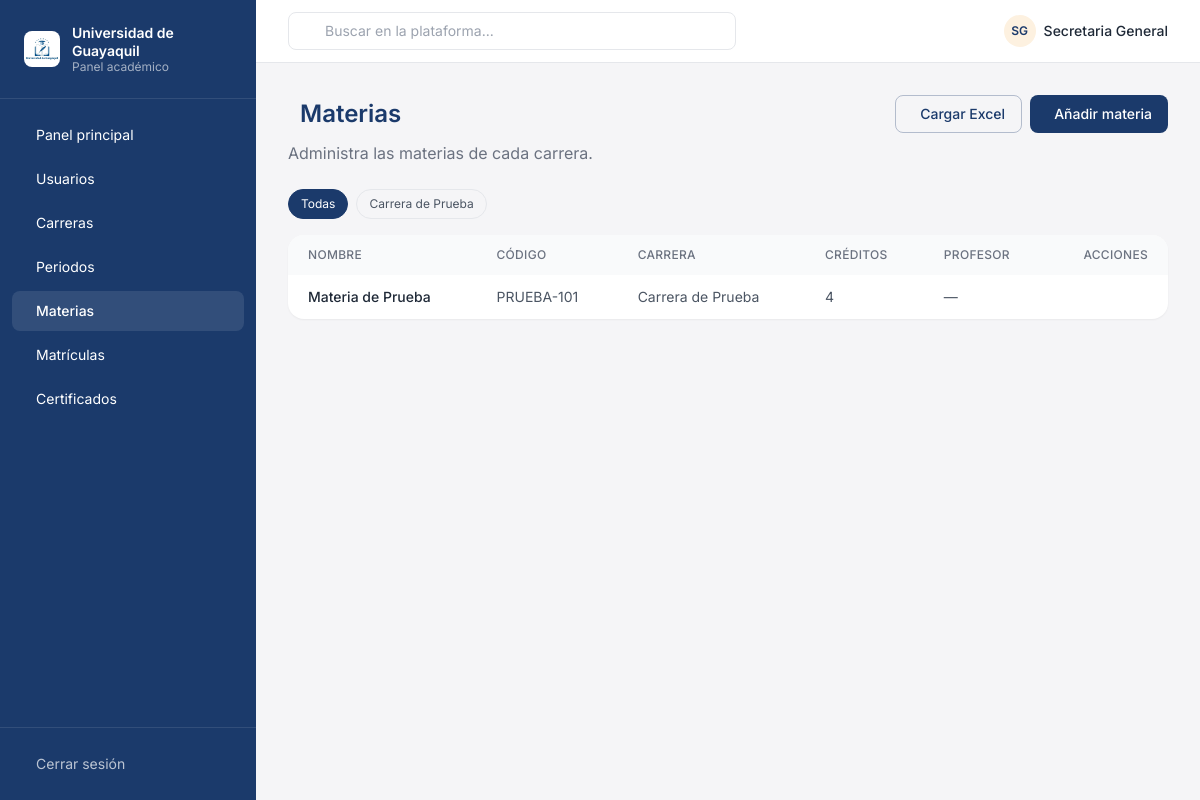
/secretaria/materias/ (signed in), run on the app's committed database.
### plataforma/models.py (models this page shows, shortened)
class Carrera(models.Model):
    nombre = models.CharField(max_length=100)
    codigo = models.CharField(max_length=20, unique=True)
    descripcion = models.TextField(blank=True)
    creditos_totales = models.IntegerField(default=120)
    class Meta:
        verbose_name_plural = "Carreras"

class Materia(models.Model):
    nombre = models.CharField(max_length=100)
    codigo = models.CharField(max_length=20, unique=True)
    carrera = models.ForeignKey(Carrera, on_delete=models.CASCADE, related_name='materias')
    creditos = models.IntegerField(default=4)
    descripcion = models.TextField(blank=True)
    profesor = models.CharField(max_length=100, blank=True)  # legado: se conserva por datos existentes
    docente = models.ForeignKey(
        'PerfilDocente',
        on_delete=models.SET_NULL,
        null=True,
        blank=True,
        related_name='materias'
    )
    class Meta:
        verbose_name_plural = "Materias"

### plataforma/views.py (the view)
        def wrapper(request, *args, **kwargs):
            if not request.user.is_authenticated:
                return redirect('login')
            try:
                perfil = PerfilUsuario.objects.get(user=request.user)
                if perfil.rol not in roles_permitidos:
                    messages.error(request, "❌ No tienes permisos para acceder a esta sección")
                    return redirect('index')
            except PerfilUsuario.DoesNotExist:
                messages.error(request, "❌ Tu perfil no está configurado")
                return redirect('index')
            return view_func(request, *args, **kwargs)

### plataforma/views.py (called while the page is built, shortened)
def rol_requerido(*roles_permitidos):
    def decorator(view_func):
        def wrapper(request, *args, **kwargs):
            if not request.user.is_authenticated:
                return redirect('login')
            try:
                perfil = PerfilUsuario.objects.get(user=request.user)
                if perfil.rol not in roles_permitidos:
                    messages.error(request, "❌ No tienes permisos para acceder a esta sección")
                    return redirect('index')
            except PerfilUsuario.DoesNotExist:
                messages.error(request, "❌ Tu perfil no está configurado")
                return redirect('index')
            return view_func(request, *args, **kwargs)
        return wrapper
    return decorator

@login_required(login_url='login')
@rol_requerido('admin')
def secretaria_materias(request):
    materias = Materia.objects.select_related('carrera').all()
    carreras = Carrera.objects.all()
    return render(request, 'plataforma/secretaria_materias.html', {
        'materias': materias,
        'carreras': carreras,
    })

### plataforma/templates/plataforma/secretaria_materias.html (shortened to what this page needs)
{% extends "plataforma/base.html" %}
{% load static %}
{% block sidebar_links %}
<a href="{% url 'panel_secretaria' %}" class="flex items-center gap-3 px-3 py-2.5 rounded-lg hover:bg-white/10 transition-colors">
   Panel principal
</a>
<a href="{% url 'secretaria_usuarios' %}" class="flex items-center gap-3 px-3 py-2.5 rounded-lg hover:bg-white/10 transition-colors">
   Usuarios
</a>
<a href="{% url 'secretaria_carreras' %}" class="flex items-center gap-3 px-3 py-2.5 rounded-lg hover:bg-white/10 transition-colors">
   Carreras
</a>
<a href="{% url 'secretaria_periodos' %}" class="flex items-center gap-3 px-3 py-2.5 rounded-lg hover:bg-white/10 transition-colors">
   Periodos
</a>
<a href="{% url 'secretaria_materias' %}" class="flex items-center gap-3 px-3 py-2.5 rounded-lg bg-white/10 font-medium">
   Materias
</a>
<a href="{% url 'secretaria_matriculas' %}" class="flex items-center gap-3 px-3 py-2.5 rounded-lg hover:bg-white/10 transition-colors">
   Matrículas
</a>
<a href="{% url 'secretaria_certificados' %}" class="flex items-center gap-3 px-3 py-2.5 rounded-lg hover:bg-white/10 transition-colors">
   Certificados
</a>
{% endblock %}
{% block content %}
<div class="max-w-6xl mx-auto">
    <div class="flex items-center justify-between mb-2">
        <div class="flex items-center gap-3">
            <h1 class="text-2xl font-semibold text-navy">Materias</h1>
        </div>
        <div class="flex gap-2">
            <button onclick="document.getElementById('modal-carga-masiva').classList.remove('hidden')"
                    class="flex items-center gap-2 border border-navy/30 text-navy text-sm font-medium px-4 py-2 rounded-lg hover:bg-navy/5 transition">
                 Cargar Excel
            </button>
            <button onclick="abrirModalCrear()"
                    class="flex items-center gap-2 bg-navy hover:bg-navy/90 text-white text-sm font-medium px-4 py-2 rounded-lg transition">
                 Añadir materia
            </button>
        </div>
    </div>
    <p class="text-gray-500 mb-6">Administra las materias de cada carrera.</p>
    <div class="flex flex-wrap gap-2 mb-4 text-xs">
        <a href="?carrera=" class="px-3 py-1.5 rounded-full border {% if not carrera_filtro %}bg-navy text-white border-navy{% else %}border-gray-200 text-gray-600{% endif %}">Todas</a>
        {% for c in carreras %}
        <a href="?carrera={{ c.id }}" class="px-3 py-1.5 rounded-full border {% if carrera_filtro == c.id|stringformat:'s' %}bg-navy text-white border-navy{% else %}border-gray-200 text-gray-600{% endif %}">{{ c.nombre }}</a>
        {% endfor %}
    </div>
    <div class="bg-white rounded-card shadow-sm overflow-hidden">
        <div class="overflow-x-auto">
            <table class="w-full text-sm">
                <thead class="bg-gray-50 text-gray-500 text-xs uppercase tracking-wide">
                    <tr>
                        <th class="text-left px-5 py-3 font-medium">Nombre</th>
                        <th class="text-left px-5 py-3 font-medium">Código</th>
                        <th class="text-left px-5 py-3 font-medium">Carrera</th>
                        <th class="text-left px-5 py-3 font-medium">Créditos</th>
                        <th class="text-left px-5 py-3 font-medium">Profesor</th>
                        <th class="text-right px-5 py-3 font-medium">Acciones</th>
                    </tr>
                </thead>
                <tbody class="divide-y divide-gray-100">
                    {% for m in materias %}
                    <tr class="hover:bg-gray-50">
                        <td class="px-5 py-3 text-gray-800 font-medium">{{ m.nombre }}</td>
                        <td class="px-5 py-3 text-gray-600">{{ m.codigo }}</td>
                        <td class="px-5 py-3 text-gray-600">{{ m.carrera.nombre }}</td>
                        <td class="px-5 py-3 text-gray-600">{{ m.creditos }}</td>
                        <td class="px-5 py-3 text-gray-600">{{ m.profesor|default:"—" }}</td>
                        <td class="px-5 py-3 text-right">
                        </td>
                    </tr>
                    {% empty %}
                    <tr><td colspan="6" class="text-center px-5 py-8 text-gray-400">No hay materias registradas</td></tr>
                    {% endfor %}
                </tbody>
            </table>
        </div>
    </div>
</div>
{% endblock %}

### plataforma/templates/plataforma/base.html (shortened to what this page needs)
{% load static %}
<!DOCTYPE html>
<html lang="es">
<head>
<script src="https://cdn.tailwindcss.com"></script>
<link rel="stylesheet" href="https://cdn.jsdelivr.net/npm/@tabler/icons-webfont@latest/dist/tabler-icons.min.css">
</head>
<body class="min-h-screen text-gray-800">
<div class="flex min-h-screen">
  <aside class="hidden md:flex md:flex-col w-64 bg-navy text-white shrink-0">
    <div class="flex items-center gap-3 px-6 py-6 border-b border-white/10">
      <img src="{% static 'images/logo.jpeg' %}" alt="Logo Universidad de Guayaquil" class="w-9 h-9 rounded-lg object-cover">
      <div>
        <p class="text-sm font-semibold leading-tight">Universidad de Guayaquil</p>
        <p class="text-xs text-white/60 leading-tight">Panel {{ user_role|default:"académico" }}</p>
      </div>
    </div>
    <nav class="flex-1 px-3 py-4 space-y-1 text-sm">
      {% block sidebar_links %}{% endblock %}
    </nav>
    <div class="px-3 py-4 border-t border-white/10 space-y-1 text-sm">
      <a href="{% url 'logout' %}" class="flex items-center gap-3 px-3 py-2.5 rounded-lg hover:bg-white/10 transition-colors text-white/70">
         Cerrar sesión
      </a>
    </div>
  </aside>
  <div class="flex-1 flex flex-col min-w-0">
    <header class="flex items-center justify-between bg-white border-b border-gray-200 px-4 md:px-8 py-3 sticky top-0 z-10">
      <div class="flex-1 max-w-md hidden sm:block">
        <div class="relative">
          <input type="text" placeholder="Buscar en la plataforma..."
                 class="w-full pl-9 pr-3 py-2 text-sm border border-gray-200 rounded-lg focus:outline-none focus:ring-2 focus:ring-navy-light/30">
        </div>
      </div>
      <div class="flex items-center gap-4">
        <div class="flex items-center gap-2">
          <div class="w-8 h-8 rounded-full bg-gold-light flex items-center justify-center text-navy text-xs font-semibold">
            {{ request.user.first_name|slice:":1"|upper }}{{ request.user.last_name|slice:":1"|upper }}
          </div>
          <span class="hidden sm:block text-sm font-medium">{{ request.user.get_full_name|default:request.user.username }}</span>
        </div>
      </div>
    </header>
    <main class="flex-1 p-4 md:p-8">
      {% block content %}{% endblock %}
    </main>
  </div>
</div>
</body>
</html>

### plataforma/templates/plataforma/base.html (style rules this page uses)
body { font-family: 'Inter', sans-serif; background-color: #F5F5F7; }

### data on the page
Carrera: nombre "Carrera de Prueba"
Materia: nombre "Materia de Prueba", codigo "PRUEBA-101", carrera.nombre "Carrera de Prueba", creditos "4", profesor "—"

### other printed values
{{ user_role|default:"académico" }} "académico"
{{ request.user.first_name|slice:":1"|upper }} "S"
{{ request.user.last_name|slice:":1"|upper }} "G"
{{ request.user.get_full_name|default:request.user.username }} "Secretaria General"
